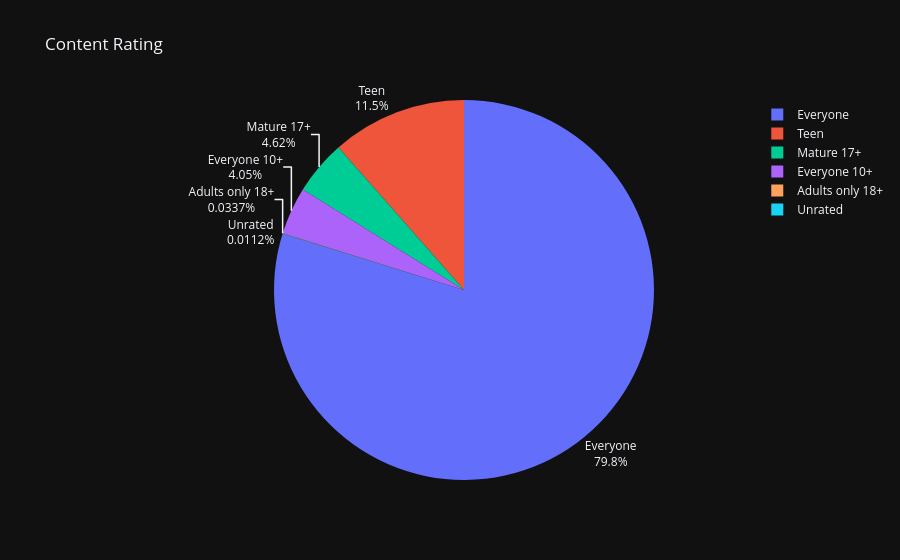

The notebook cell this image was saved under:
### Code cell
fig.update_traces(textposition='outside', textinfo='percent+label')

### Figure 1 — Plotly figure (JSON) as saved in the notebook; plotly's stock layout.template omitted (floating-point values rounded to 4 significant figures)
{"data": [{"domain": {"x": [0.0, 1.0], "y": [0.0, 1.0]}, "hovertemplate": "label=%{label}<br>value=%{value}<extra></extra>", "labels": ["Everyone", "Teen", "Mature 17+", "Everyone 10+", "Adults only 18+", "Unrated"], "legendgroup": "", "name": "", "showlegend": true, "values": [7094, 1022, 411, 360, 3, 1], "type": "pie", "textinfo": "percent+label", "textposition": "outside"}], "layout": {"legend": {"tracegroupgap": 0}, "title": {"text": "Content Rating"}}}
